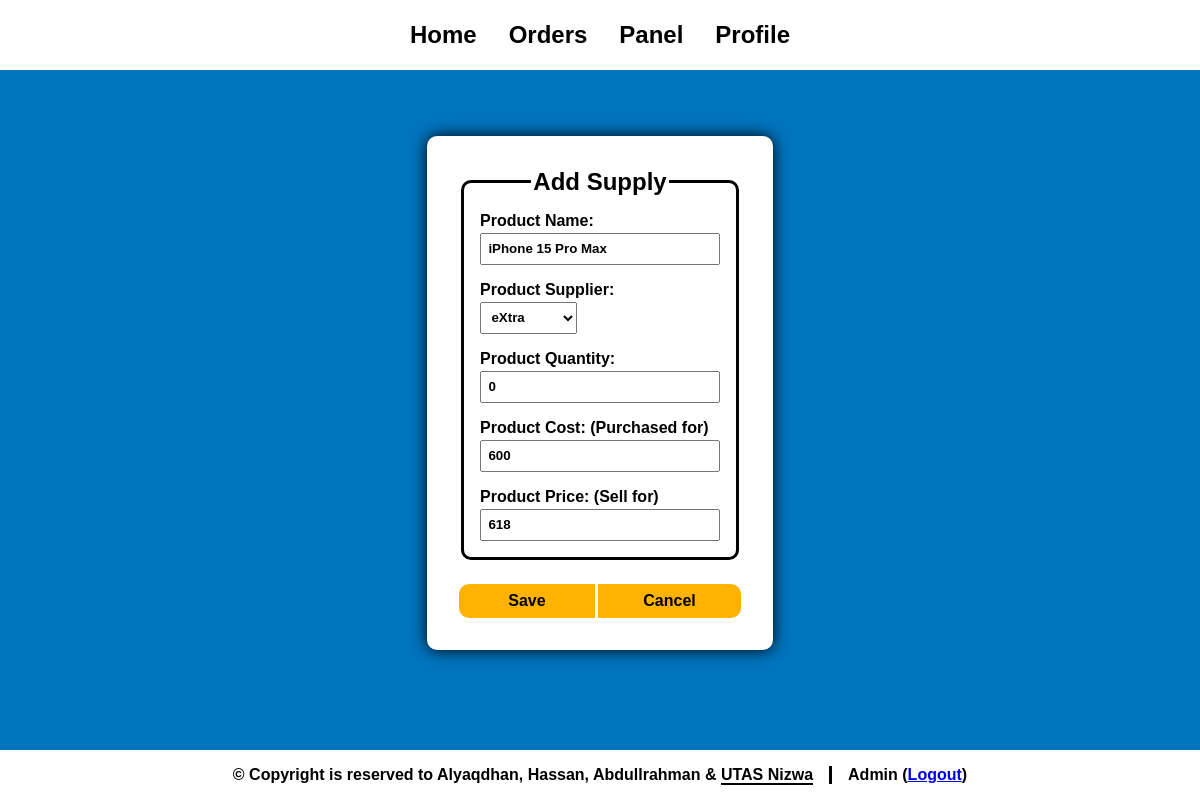
The app's page /panelManageAdd.php?ic=110 (signed in) with its own data.
### tables this page shows
CREATE TABLE `items` (
  `iCode` int(11) NOT NULL COMMENT 'Item Code',
  `iCategoryCode` int(11) NOT NULL COMMENT 'Item Category Code(FK)',
  `iDesc` varchar(50) NOT NULL COMMENT 'Item Title',
  `iComment` varchar(300) NOT NULL COMMENT 'Item Description',
  `iQty` int(11) NOT NULL COMMENT 'Item Quantity',
  `iSold` int(5) NOT NULL COMMENT 'Item Sales',
  `iCost` int(11) NOT NULL COMMENT 'Item Cost',
  `iPrice` int(11) NOT NULL COMMENT 'Item Price',
  `iSupplierId` int(11) NOT NULL COMMENT 'Item Supplier Id(FK)',
  `iLastPurchasedDate` date NOT NULL COMMENT 'Item Last Purchased Date',
  `iBrand` varchar(10) NOT NULL COMMENT 'Item Brand',
  `img_ext` varchar(10) NOT NULL COMMENT 'Image Extension',
  `Active` varchar(10) NOT NULL DEFAULT 'active'
);

### panelManageAdd.php (the view, shortened to what this page needs)
<?php
include('connect.php');
$query = "select * from items where iCode = '{$_GET['ic']}'";
$result = mysqli_query($conn, $query) or die("Error in query: <mark>$query</mark> <p>". mysqli_error($conn));
if (mysqli_num_rows($result) > 0) {
    $data = mysqli_fetch_assoc($result);
} else {
    header('Location: error.php?ec=12');
    exit;
}
?>
<html>
    <head>
        <?php include('link.php') ?>
    </head>
    <body>
        <?php include('header.php'); ?>
        <div>
        <div class="wrapper">
            <form class="container create" action="panelManageAddProcess.php" method="post">
                <fieldset>
                    <legend>Add Supply</legend>
                    <label>
                        Product Name:<br>
                        <?php echo "<input type='text' value='{$data['iDesc']}' readonly>"; ?>
                    </label>
                    <label>
                        Product Supplier:<br>
                        <?php
                        echo "<select name='supplier' required>";
                        $query = "select * from suppliers where Active = 'active'";
                        $result = mysqli_query($conn, $query) or die("Error in query: <mark>$query</mark> <p>". mysqli_error($conn));
                        while ($data2 = mysqli_fetch_assoc($result)) {
                            if ($data2['sId'] == $data['iSupplierId']) {$s = "selected";}
                            else {$s = "";}
                            echo "<option value='{$data2['sId']}' $s> {$data2['sName']} </option>";
                        }
                        echo "</select>";
                        ?>
                    </label>
                    <label>
                        Product Quantity:<br>
                        <?php echo "<input type='number' name='qty' value='{$data['iQty']}' required>"; ?>
                    </label>
                    <label>
                        Product Cost: (Purchased for)<br>
                        <?php echo "<input type='number' name='cost' value='{$data['iCost']}' required>"; ?>
                    </label>
                    <label>
                        Product Price: (Sell for)<br>
                        <?php echo "<input type='number' name='price' value='{$data['iPrice']}' required>"; ?>
                    </label>
                </fieldset>
                <div class="buttons">
                    <input class="btn left" type="submit" value="Save">
                    <a class="btn right" href='panelManage.php'> Cancel </a>
                </div>
            </form>
        </div>
        </div>
        <?php include('footer.php'); ?>
    </body>
</html>

### style.css (style rules this page uses)
:root { color-scheme: light; --primary: #ffb300; --secondary: #0174Be; --accent: #006caf; --white: white; --black: black; --gray: lightgray; --red: red; --shadow: black; --fw-regular: 400; --fw-bold: 700; --fs-small: 0.5rem; --fs-normal: 1rem; --fs-large: 1.5rem; --br: 10px; background: var(--secondary); font-family: sans-serif; }
* { transition: 200ms ease-in-out; }
a, input[type="checkbox"] { transition-property: background; }
html { scroll-behavior: smooth; -webkit-tap-highlight-color: transparent; }
body { margin: 0; height: 100%; display: flex; flex-direction: column; }
select, input, label:has(input, textarea) { cursor: pointer; }
input:is([type="text"], [type="password"], [type="email"], [type="number"]) { cursor: text; }
div:has(.wrapper, .form) { margin: auto; width: 100%; }
.wrapper { overflow-x: auto; }
.container { width: fit-content; margin: auto; margin-block: 2rem; padding: 2rem; background: var(--white); border-radius: var(--br); box-shadow: 0 0 1rem var(--shadow); }
fieldset { border-radius: var(--br); border: solid 3px var(--black); padding: 1rem; display: flex; flex-direction: column; }
legend { font-size: var(--fs-large); font-weight: var(--fw-bold); text-align: center; }
.create fieldset { display: flex; flex-direction: column; gap: 1rem; }
.create * { font-weight: var(--fw-bold); }
.create input[type="text"], .create input[type="number"], .create input[type="email"] { padding: .4rem; width: 15rem; margin-top: .2rem; }
.create select { width: fit-content; padding: .4rem; margin-top: .2rem; }
.create .buttons { display: flex; justify-content: center; gap: .2rem; margin-top: 1.5rem; }
.create .btn { width: 100%; background: var(--primary); padding: .5rem; margin: 0; border: 0; border-radius: var(--br); font-weight: var(--fw-bold); font-size: var(--fs-normal); text-align: center; text-decoration: none; color: currentColor; }
.create .left { border-radius: var(--br) 0 0 var(--br); }
.create .right { border-radius: 0 var(--br) var(--br) 0; }

### records on screen
items: iDesc "iPhone 15 Pro Max", qty "0", cost "600", price "618"

### other values on screen
$name "Admin"
form field supplier "eXtra"
